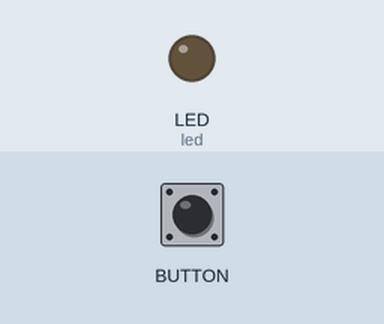
Simulated run of this program. Board: Adafruit MacroPad running CircuitPython. Parts: output pins drawn as LEDs (lit = HIGH). The test bench sets the inputs (shaded band).

Above: at 1.2 s.
1.3 s: encoder button pressed for 0.15 s
At 1.37 s:
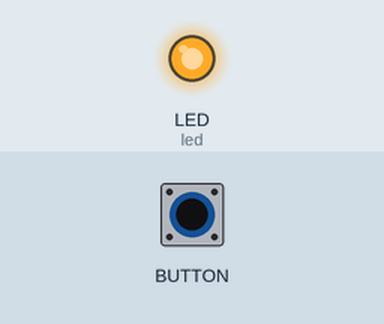
2.9 s: encoder button pressed for 3.2 s
At 7.5 s:
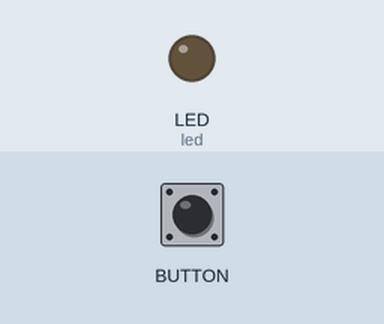
Timing chart, 0 to 9.0 s (numbered marks = the images above; inputs shaded):
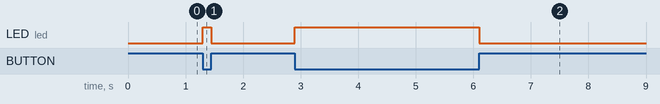

Measured:
- after the input at 1.3 s, LED (led): LOW → HIGH at once, → LOW 0.15 s later
- after the input at 2.9 s, LED (led): LOW → HIGH at once, → LOW 3.2 s later

The program:

code.py
```python
"""CircuitPython Digital Input example for MacroPad"""
import board
import digitalio

led = digitalio.DigitalInOut(board.LED)
led.direction = digitalio.Direction.OUTPUT

button = digitalio.DigitalInOut(board.BUTTON)
button.switch_to_input(pull=digitalio.Pull.UP)

while True:
    if not button.value:
        led.value = True
    else:
        led.value = False
```
